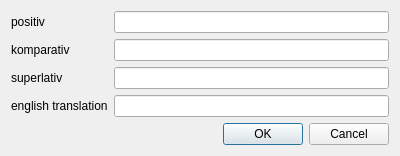
<?xml version="1.0" encoding="UTF-8"?>
<ui version="4.0">
 <class>AdjectiveDialog</class>
 <widget class="QDialog" name="AdjectiveDialog">
  <property name="geometry">
   <rect>
    <x>0</x>
    <y>0</y>
    <width>400</width>
    <height>145</height>
   </rect>
  </property>
  <property name="windowTitle">
   <string>Dialog</string>
  </property>
  <layout class="QFormLayout" name="formLayout">
   <item row="0" column="0">
    <widget class="QLabel" name="positivLabel">
     <property name="text">
      <string>positiv</string>
     </property>
    </widget>
   </item>
   <item row="0" column="1">
    <widget class="QLineEdit" name="positivField"/>
   </item>
   <item row="1" column="0">
    <widget class="QLabel" name="komparativLabel">
     <property name="text">
      <string>komparativ</string>
     </property>
    </widget>
   </item>
   <item row="1" column="1">
    <widget class="QLineEdit" name="komparativField"/>
   </item>
   <item row="2" column="0">
    <widget class="QLabel" name="superlativLabel">
     <property name="text">
      <string>superlativ</string>
     </property>
    </widget>
   </item>
   <item row="2" column="1">
    <widget class="QLineEdit" name="superlativField"/>
   </item>
   <item row="3" column="0">
    <widget class="QLabel" name="engTransLabel">
     <property name="text">
      <string>english translation</string>
     </property>
    </widget>
   </item>
   <item row="3" column="1">
    <widget class="QLineEdit" name="engTransField"/>
   </item>
   <item row="4" column="0" colspan="2">
    <widget class="QDialogButtonBox" name="buttonBox">
     <property name="orientation">
      <enum>Qt::Horizontal</enum>
     </property>
     <property name="standardButtons">
      <set>QDialogButtonBox::Cancel|QDialogButtonBox::Ok</set>
     </property>
    </widget>
   </item>
  </layout>
 </widget>
 <resources/>
 <connections>
  <connection>
   <sender>buttonBox</sender>
   <signal>accepted()</signal>
   <receiver>AdjectiveDialog</receiver>
   <slot>accept()</slot>
   <hints>
    <hint type="sourcelabel">
     <x>248</x>
     <y>254</y>
    </hint>
    <hint type="destinationlabel">
     <x>157</x>
     <y>274</y>
    </hint>
   </hints>
  </connection>
  <connection>
   <sender>buttonBox</sender>
   <signal>rejected()</signal>
   <receiver>AdjectiveDialog</receiver>
   <slot>reject()</slot>
   <hints>
    <hint type="sourcelabel">
     <x>316</x>
     <y>260</y>
    </hint>
    <hint type="destinationlabel">
     <x>286</x>
     <y>274</y>
    </hint>
   </hints>
  </connection>
 </connections>
</ui>
